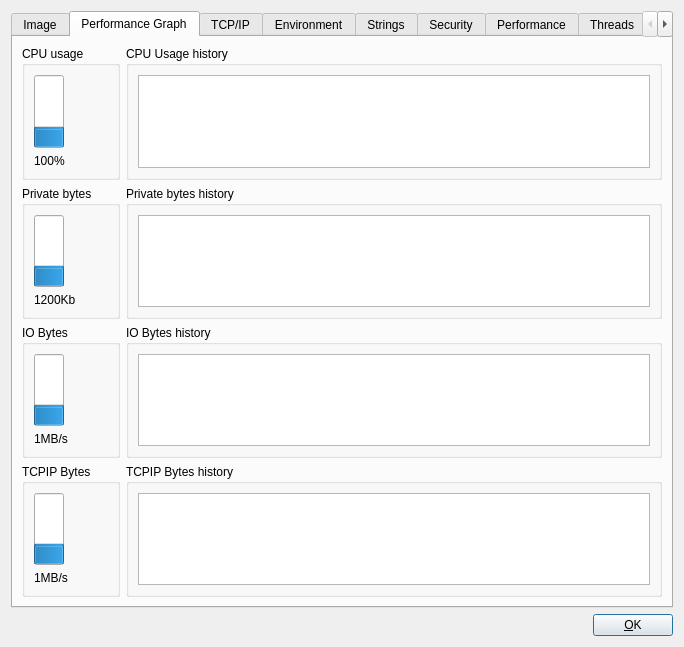
<?xml version="1.0" encoding="UTF-8"?>
<ui version="4.0">
 <class>Dialog</class>
 <widget class="QDialog" name="Dialog">
  <property name="geometry">
   <rect>
    <x>0</x>
    <y>0</y>
    <width>684</width>
    <height>647</height>
   </rect>
  </property>
  <property name="baseSize">
   <size>
    <width>0</width>
    <height>1000</height>
   </size>
  </property>
  <property name="windowTitle">
   <string>Dialog</string>
  </property>
  <layout class="QVBoxLayout" name="verticalLayout_12">
   <item>
    <widget class="QTabWidget" name="tabWidget">
     <property name="sizePolicy">
      <sizepolicy hsizetype="Expanding" vsizetype="MinimumExpanding">
       <horstretch>0</horstretch>
       <verstretch>0</verstretch>
      </sizepolicy>
     </property>
     <property name="minimumSize">
      <size>
       <width>0</width>
       <height>500</height>
      </size>
     </property>
     <property name="baseSize">
      <size>
       <width>0</width>
       <height>1500</height>
      </size>
     </property>
     <property name="currentIndex">
      <number>1</number>
     </property>
     <widget class="QWidget" name="image">
      <attribute name="title">
       <string>Image</string>
      </attribute>
      <layout class="QVBoxLayout" name="verticalLayout_7">
       <item>
        <widget class="QGroupBox" name="groupBox_7">
         <property name="title">
          <string>Image file</string>
         </property>
         <layout class="QVBoxLayout" name="verticalLayout_6">
          <item>
           <layout class="QHBoxLayout" name="horizontalLayout_8" stretch="1,3">
            <property name="spacing">
             <number>6</number>
            </property>
            <property name="sizeConstraint">
             <enum>QLayout::SetDefaultConstraint</enum>
            </property>
            <item>
             <widget class="QLabel" name="label_2">
              <property name="minimumSize">
               <size>
                <width>0</width>
                <height>0</height>
               </size>
              </property>
              <property name="maximumSize">
               <size>
                <width>16777215</width>
                <height>16777215</height>
               </size>
              </property>
              <property name="text">
               <string>Path:</string>
              </property>
              <property name="alignment">
               <set>Qt::AlignRight|Qt::AlignTrailing|Qt::AlignVCenter</set>
              </property>
              <property name="margin">
               <number>5</number>
              </property>
             </widget>
            </item>
            <item>
             <widget class="QLabel" name="imagePathLabel">
              <property name="text">
               <string/>
              </property>
             </widget>
            </item>
           </layout>
          </item>
          <item>
           <layout class="QHBoxLayout" name="horizontalLayout_9" stretch="1,3">
            <item>
             <widget class="QLabel" name="label_3">
              <property name="minimumSize">
               <size>
                <width>0</width>
                <height>0</height>
               </size>
              </property>
              <property name="maximumSize">
               <size>
                <width>16777215</width>
                <height>16777215</height>
               </size>
              </property>
              <property name="text">
               <string>Command line:</string>
              </property>
              <property name="alignment">
               <set>Qt::AlignRight|Qt::AlignTrailing|Qt::AlignVCenter</set>
              </property>
              <property name="margin">
               <number>5</number>
              </property>
             </widget>
            </item>
            <item>
             <widget class="QLabel" name="imageCommandLineLabel">
              <property name="text">
               <string/>
              </property>
             </widget>
            </item>
           </layout>
          </item>
          <item>
           <layout class="QHBoxLayout" name="horizontalLayout_10" stretch="1,3">
            <item>
             <widget class="QLabel" name="label_4">
              <property name="sizePolicy">
               <sizepolicy hsizetype="Expanding" vsizetype="Preferred">
                <horstretch>0</horstretch>
                <verstretch>0</verstretch>
               </sizepolicy>
              </property>
              <property name="minimumSize">
               <size>
                <width>0</width>
                <height>0</height>
               </size>
              </property>
              <property name="maximumSize">
               <size>
                <width>16777215</width>
                <height>16777215</height>
               </size>
              </property>
              <property name="text">
               <string>Current directory:</string>
              </property>
              <property name="alignment">
               <set>Qt::AlignRight|Qt::AlignTrailing|Qt::AlignVCenter</set>
              </property>
              <property name="margin">
               <number>5</number>
              </property>
             </widget>
            </item>
            <item>
             <widget class="QLabel" name="imagePwdLabel">
              <property name="text">
               <string/>
              </property>
             </widget>
            </item>
           </layout>
          </item>
          <item>
           <layout class="QHBoxLayout" name="horizontalLayout_11" stretch="1,3">
            <item>
             <widget class="QLabel" name="label_5">
              <property name="minimumSize">
               <size>
                <width>0</width>
                <height>0</height>
               </size>
              </property>
              <property name="maximumSize">
               <size>
                <width>16777215</width>
                <height>16777215</height>
               </size>
              </property>
              <property name="text">
               <string>Started (UTC):</string>
              </property>
              <property name="alignment">
               <set>Qt::AlignRight|Qt::AlignTrailing|Qt::AlignVCenter</set>
              </property>
              <property name="margin">
               <number>5</number>
              </property>
             </widget>
            </item>
            <item>
             <widget class="QLabel" name="imageStartedLabel">
              <property name="minimumSize">
               <size>
                <width>0</width>
                <height>0</height>
               </size>
              </property>
              <property name="maximumSize">
               <size>
                <width>16777215</width>
                <height>20</height>
               </size>
              </property>
              <property name="text">
               <string/>
              </property>
             </widget>
            </item>
           </layout>
          </item>
          <item>
           <layout class="QHBoxLayout" name="horizontalLayout_12" stretch="1,3">
            <item>
             <widget class="QLabel" name="label_6">
              <property name="minimumSize">
               <size>
                <width>0</width>
                <height>0</height>
               </size>
              </property>
              <property name="maximumSize">
               <size>
                <width>16777215</width>
                <height>16777215</height>
               </size>
              </property>
              <property name="text">
               <string>Pid:</string>
              </property>
              <property name="alignment">
               <set>Qt::AlignRight|Qt::AlignTrailing|Qt::AlignVCenter</set>
              </property>
              <property name="margin">
               <number>5</number>
              </property>
             </widget>
            </item>
            <item>
             <widget class="QLabel" name="imagePidLabel">
              <property name="minimumSize">
               <size>
                <width>0</width>
                <height>0</height>
               </size>
              </property>
              <property name="maximumSize">
               <size>
                <width>16777215</width>
                <height>20</height>
               </size>
              </property>
              <property name="text">
               <string/>
              </property>
             </widget>
            </item>
           </layout>
          </item>
          <item>
           <layout class="QHBoxLayout" name="horizontalLayout_13" stretch="1,3">
            <item>
             <widget class="QLabel" name="label_7">
              <property name="minimumSize">
               <size>
                <width>0</width>
                <height>0</height>
               </size>
              </property>
              <property name="maximumSize">
               <size>
                <width>16777215</width>
                <height>16777215</height>
               </size>
              </property>
              <property name="text">
               <string>PPid:</string>
              </property>
              <property name="alignment">
               <set>Qt::AlignRight|Qt::AlignTrailing|Qt::AlignVCenter</set>
              </property>
              <property name="margin">
               <number>5</number>
              </property>
             </widget>
            </item>
            <item>
             <widget class="QLabel" name="imagePPidLabel">
              <property name="minimumSize">
               <size>
                <width>0</width>
                <height>0</height>
               </size>
              </property>
              <property name="maximumSize">
               <size>
                <width>16777215</width>
                <height>20</height>
               </size>
              </property>
              <property name="text">
               <string/>
              </property>
             </widget>
            </item>
           </layout>
          </item>
         </layout>
        </widget>
       </item>
       <item>
        <widget class="QGroupBox" name="groupBox_8">
         <property name="title">
          <string>Shared objects linked at startup (using ldd)</string>
         </property>
         <layout class="QHBoxLayout" name="horizontalLayout_14">
          <item>
           <widget class="QTextEdit" name="libraryTextEdit">
            <property name="enabled">
             <bool>true</bool>
            </property>
           </widget>
          </item>
         </layout>
        </widget>
       </item>
      </layout>
     </widget>
     <widget class="QWidget" name="performanceGraph">
      <attribute name="title">
       <string>Performance Graph</string>
      </attribute>
      <layout class="QGridLayout" name="gridLayout_2">
       <item row="0" column="0">
        <widget class="QGroupBox" name="groupBox_3">
         <property name="title">
          <string>CPU usage</string>
         </property>
         <layout class="QVBoxLayout" name="verticalLayout">
          <item>
           <widget class="QProgressBar" name="actualCpu">
            <property name="minimumSize">
             <size>
              <width>30</width>
              <height>0</height>
             </size>
            </property>
            <property name="value">
             <number>24</number>
            </property>
            <property name="alignment">
             <set>Qt::AlignLeading|Qt::AlignLeft|Qt::AlignVCenter</set>
            </property>
            <property name="textVisible">
             <bool>false</bool>
            </property>
            <property name="orientation">
             <enum>Qt::Vertical</enum>
            </property>
            <property name="invertedAppearance">
             <bool>false</bool>
            </property>
            <property name="textDirection">
             <enum>QProgressBar::TopToBottom</enum>
            </property>
           </widget>
          </item>
          <item>
           <widget class="QLabel" name="labelActualCpuUsage">
            <property name="text">
             <string>100%</string>
            </property>
           </widget>
          </item>
         </layout>
        </widget>
       </item>
       <item row="0" column="1">
        <widget class="QGroupBox" name="groupBox_2">
         <property name="autoFillBackground">
          <bool>false</bool>
         </property>
         <property name="title">
          <string>CPU Usage history</string>
         </property>
         <property name="flat">
          <bool>false</bool>
         </property>
         <property name="checkable">
          <bool>false</bool>
         </property>
         <layout class="QHBoxLayout" name="horizontalLayout_5">
          <item>
           <widget class="PlotWidget" name="plotCpuHist"/>
          </item>
         </layout>
        </widget>
       </item>
       <item row="1" column="0">
        <widget class="QGroupBox" name="groupBox_4">
         <property name="title">
          <string>Private bytes</string>
         </property>
         <layout class="QVBoxLayout" name="verticalLayout_2">
          <item>
           <widget class="QProgressBar" name="actualRss">
            <property name="minimumSize">
             <size>
              <width>30</width>
              <height>0</height>
             </size>
            </property>
            <property name="value">
             <number>24</number>
            </property>
            <property name="textVisible">
             <bool>false</bool>
            </property>
            <property name="orientation">
             <enum>Qt::Vertical</enum>
            </property>
           </widget>
          </item>
          <item>
           <widget class="QLabel" name="labelActualRss">
            <property name="text">
             <string>1200Kb</string>
            </property>
           </widget>
          </item>
         </layout>
        </widget>
       </item>
       <item row="1" column="1">
        <widget class="QGroupBox" name="groupBox">
         <property name="title">
          <string>Private bytes history</string>
         </property>
         <layout class="QHBoxLayout" name="horizontalLayout_4">
          <item>
           <widget class="PlotWidget" name="plotRssHist"/>
          </item>
         </layout>
        </widget>
       </item>
       <item row="2" column="0">
        <widget class="QGroupBox" name="groupBox_5">
         <property name="title">
          <string>IO Bytes</string>
         </property>
         <layout class="QVBoxLayout" name="verticalLayout_3">
          <item>
           <widget class="QProgressBar" name="actualIo">
            <property name="minimumSize">
             <size>
              <width>30</width>
              <height>0</height>
             </size>
            </property>
            <property name="value">
             <number>24</number>
            </property>
            <property name="textVisible">
             <bool>false</bool>
            </property>
            <property name="orientation">
             <enum>Qt::Vertical</enum>
            </property>
           </widget>
          </item>
          <item>
           <widget class="QLabel" name="labelActualIo">
            <property name="text">
             <string>1MB/s</string>
            </property>
           </widget>
          </item>
         </layout>
        </widget>
       </item>
       <item row="2" column="1">
        <widget class="QGroupBox" name="IO">
         <property name="title">
          <string>IO Bytes history</string>
         </property>
         <layout class="QHBoxLayout" name="horizontalLayout_2">
          <item>
           <widget class="PlotWidget" name="plotIoHist"/>
          </item>
         </layout>
        </widget>
       </item>
       <item row="3" column="0">
        <widget class="QGroupBox" name="groupBox_6">
         <property name="title">
          <string>TCPIP Bytes</string>
         </property>
         <layout class="QVBoxLayout" name="verticalLayout_5">
          <item>
           <widget class="QProgressBar" name="actualTcpip">
            <property name="minimumSize">
             <size>
              <width>30</width>
              <height>0</height>
             </size>
            </property>
            <property name="value">
             <number>24</number>
            </property>
            <property name="textVisible">
             <bool>false</bool>
            </property>
            <property name="orientation">
             <enum>Qt::Vertical</enum>
            </property>
           </widget>
          </item>
          <item>
           <widget class="QLabel" name="labelActualTcpip">
            <property name="text">
             <string>1MB/s</string>
            </property>
           </widget>
          </item>
         </layout>
        </widget>
       </item>
       <item row="3" column="1">
        <widget class="QGroupBox" name="IO_2">
         <property name="title">
          <string>TCPIP Bytes history</string>
         </property>
         <layout class="QHBoxLayout" name="horizontalLayout_7">
          <item>
           <widget class="PlotWidget" name="plotTcpipHist"/>
          </item>
         </layout>
        </widget>
       </item>
      </layout>
     </widget>
     <widget class="QWidget" name="tcpip">
      <attribute name="title">
       <string>TCP/IP</string>
      </attribute>
      <layout class="QHBoxLayout" name="horizontalLayout_6">
       <item>
        <widget class="QTableWidget" name="tcpipTableWidget">
         <column>
          <property name="text">
           <string>Proto</string>
          </property>
         </column>
         <column>
          <property name="text">
           <string>From</string>
          </property>
         </column>
         <column>
          <property name="text">
           <string>Port</string>
          </property>
         </column>
         <column>
          <property name="text">
           <string>To</string>
          </property>
         </column>
         <column>
          <property name="text">
           <string>Port</string>
          </property>
         </column>
         <column>
          <property name="text">
           <string>State</string>
          </property>
         </column>
         <column>
          <property name="text">
           <string>Sent/sec</string>
          </property>
         </column>
         <column>
          <property name="text">
           <string>Rec/Sec</string>
          </property>
         </column>
        </widget>
       </item>
      </layout>
     </widget>
     <widget class="QWidget" name="environment">
      <attribute name="title">
       <string>Environment</string>
      </attribute>
      <layout class="QVBoxLayout" name="verticalLayout_4">
       <item>
        <layout class="QHBoxLayout" name="horizontalLayout_3">
         <item>
          <widget class="QLabel" name="label">
           <property name="text">
            <string>Filter:</string>
           </property>
          </widget>
         </item>
         <item>
          <widget class="QLineEdit" name="filterEdit"/>
         </item>
        </layout>
       </item>
       <item>
        <widget class="QTextEdit" name="environmentText"/>
       </item>
      </layout>
     </widget>
     <widget class="QWidget" name="strings">
      <attribute name="title">
       <string>Strings</string>
      </attribute>
      <layout class="QVBoxLayout" name="verticalLayout_11">
       <item>
        <widget class="QLabel" name="label_11">
         <property name="text">
          <string>Not implemented yet!</string>
         </property>
         <property name="alignment">
          <set>Qt::AlignCenter</set>
         </property>
        </widget>
       </item>
      </layout>
     </widget>
     <widget class="QWidget" name="security">
      <attribute name="title">
       <string>Security</string>
      </attribute>
      <layout class="QVBoxLayout" name="verticalLayout_10">
       <item>
        <widget class="QLabel" name="label_10">
         <property name="text">
          <string>Not implemented yet!</string>
         </property>
         <property name="alignment">
          <set>Qt::AlignCenter</set>
         </property>
        </widget>
       </item>
      </layout>
     </widget>
     <widget class="QWidget" name="performance">
      <attribute name="title">
       <string>Performance</string>
      </attribute>
      <layout class="QVBoxLayout" name="verticalLayout_8">
       <item>
        <widget class="QLabel" name="label_8">
         <property name="text">
          <string>Not implemented yet!</string>
         </property>
         <property name="alignment">
          <set>Qt::AlignCenter</set>
         </property>
        </widget>
       </item>
      </layout>
     </widget>
     <widget class="QWidget" name="threads">
      <attribute name="title">
       <string>Threads</string>
      </attribute>
      <layout class="QVBoxLayout" name="verticalLayout_9">
       <item>
        <widget class="QTableWidget" name="threadsTableWidget">
         <column>
          <property name="text">
           <string>ThreadID</string>
          </property>
         </column>
         <column>
          <property name="text">
           <string>WCHAN</string>
          </property>
         </column>
         <column>
          <property name="text">
           <string>Wakeups</string>
          </property>
         </column>
        </widget>
       </item>
      </layout>
     </widget>
     <widget class="QWidget" name="files">
      <attribute name="title">
       <string>Files</string>
      </attribute>
      <layout class="QVBoxLayout" name="verticalLayout_13">
       <item>
        <widget class="QTableWidget" name="filesTableWidget">
         <column>
          <property name="text">
           <string>Handle</string>
          </property>
         </column>
         <column>
          <property name="text">
           <string>Path</string>
          </property>
         </column>
         <column>
          <property name="text">
           <string>Pos</string>
          </property>
         </column>
         <column>
          <property name="text">
           <string>Flags</string>
          </property>
         </column>
        </widget>
       </item>
      </layout>
     </widget>
    </widget>
   </item>
   <item>
    <layout class="QHBoxLayout" name="horizontalLayout">
     <item>
      <spacer name="horizontalSpacer">
       <property name="orientation">
        <enum>Qt::Horizontal</enum>
       </property>
       <property name="sizeHint" stdset="0">
        <size>
         <width>178</width>
         <height>20</height>
        </size>
       </property>
      </spacer>
     </item>
     <item>
      <widget class="QPushButton" name="pushButtonOK">
       <property name="text">
        <string>&amp;OK</string>
       </property>
      </widget>
     </item>
    </layout>
   </item>
  </layout>
 </widget>
 <customwidgets>
  <customwidget>
   <class>PlotWidget</class>
   <extends>QGraphicsView</extends>
   <header>pyqtgraph</header>
  </customwidget>
 </customwidgets>
 <resources/>
 <connections/>
</ui>
